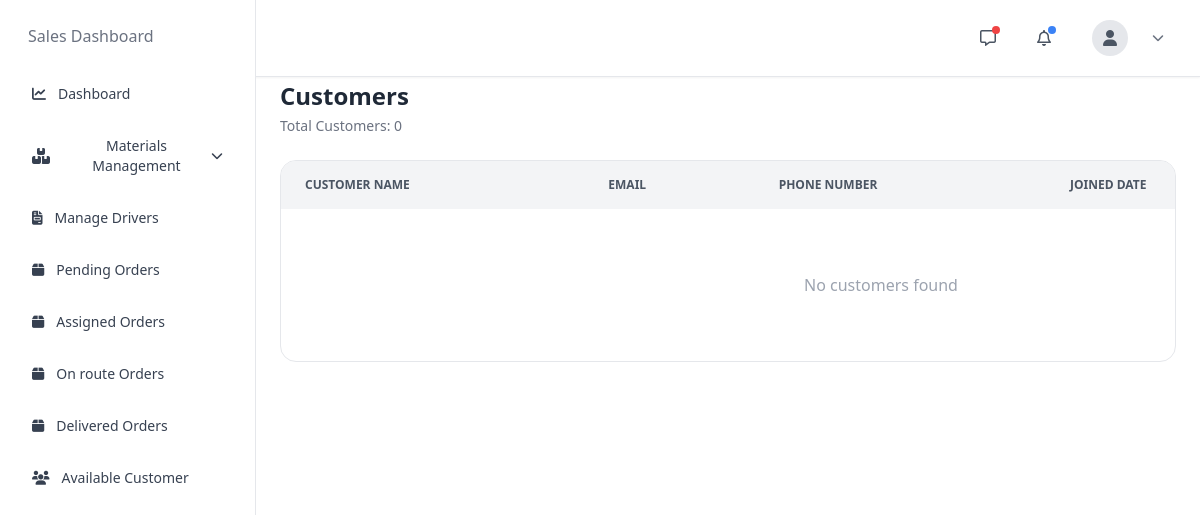
The app's page /reports/admin_customer_list, older data.
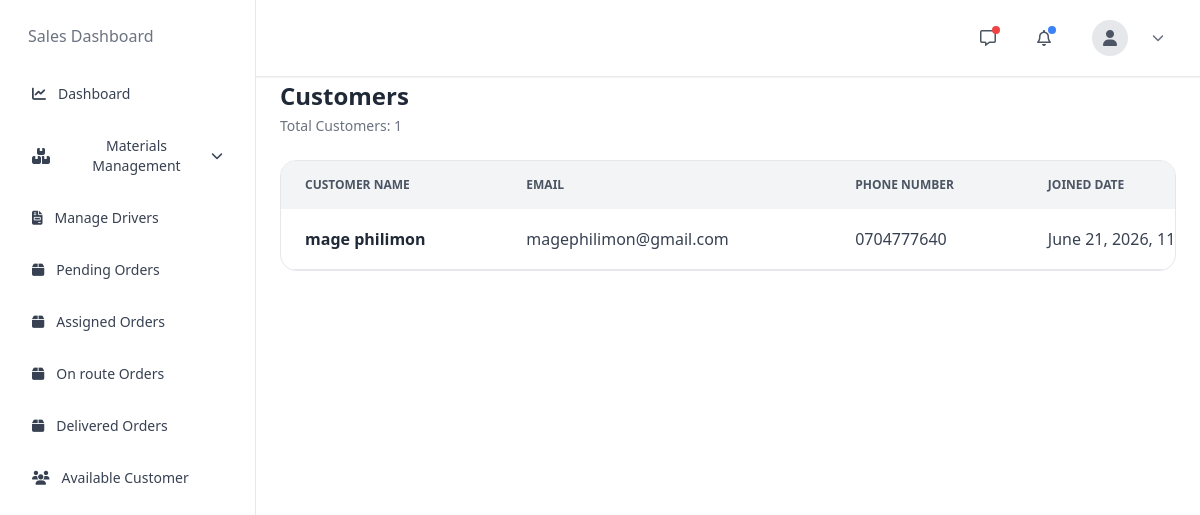
The same page, newer data.
### accounts/models.py (models this page shows)
class User(AbstractUser):
    username = None
    email = models.EmailField(unique=True)
    first_name = models.CharField(max_length=150)
    last_name = models.CharField(max_length=150)
    phone = models.CharField(max_length=20, blank=True, null=True)
    ROLE_CHOICES = (
        ('ADMIN', 'Admin'),
        ('CUSTOMER', 'Customer'),
        ('DRIVER', 'Driver'),
    )
    role = models.CharField(
        max_length=20,
        choices=ROLE_CHOICES,
        default='CUSTOMER'
    )
    license_number = models.CharField(max_length=100, blank=True, null=True)
    vehicle_number = models.CharField(max_length=100, blank=True, null=True)
    vehicle_name = models.CharField(
            max_length=150,
            blank=True,
            null=True
        )
    VEHICLE_TYPES = (
        ("TRUCK", "Truck"),
        ("PICKUP", "Pickup"),
        ("TRAILER", "Trailer"),
        ("VAN", "Van"),
        ("MOTORCYCLE", "Motorcycle"),
    )
    vehicle_type = models.CharField(
        max_length=30,
        choices=VEHICLE_TYPES,
        blank=True,
        null=True
    )
    vehicle_model = models.CharField(
        max_length=100,
        blank=True,
        null=True
    )
    vehicle_color = models.CharField(
        max_length=50,
        blank=True,
        null=True
    )
    vehicle_capacity = models.CharField(
        max_length=50,
        blank=True,
        null=True,
        help_text="Example: 5 Tons"
    )
    address = models.TextField(
        blank=True,
        null=True
    )
    is_available = models.BooleanField(default=True)
    is_verified = models.BooleanField(default=False)
    created_at = models.DateTimeField(auto_now_add=True)
    USERNAME_FIELD = 'email'
    REQUIRED_FIELDS = ['first_name', 'last_name']
    objects = CustomUserManager()

### reports/views.py (the view)
# urls.py: path('admin_customer_list', views.admin_customer_list, name='admin_customer_list'),
def admin_customer_list(request):
    customers = User.objects.filter(role='CUSTOMER').order_by('-created_at')
    total_customers = customers.count()
    recent_customers = User.objects.filter(
        role='CUSTOMER'
    ).order_by('-created_at')[:5]
    return render(request, 'manager/customer_list.html', {
        'customers': customers,
        'total_customers': total_customers,
        'recent_customers': recent_customers,
    })

### templates/manager/customer_list.html (shortened to what this page needs)
{% extends 'manager/base.html' %}
{% block content %}
{% include 'manager/nav.html' %}
{% include 'manager/sidebar.html' %}
<div class="sm:ml-64 min-h-screen pt-20 px-6 pb-10">
    <div class="flex flex-col md:flex-row md:items-center md:justify-between gap-4 mb-6">
        <div>
            <h1 class="text-2xl font-semibold text-gray-800">
                Customers
            </h1>
            <p class="text-sm text-gray-500 mt-1">
                Total Customers: {{ total_customers }}
            </p>
        </div>
    </div>
    <div class="bg-white border border-gray-200 rounded-2xl overflow-hidden">
        <div class="overflow-x-auto">
            <table class="w-full min-w-[1200px]">
                <thead class="bg-gray-100 text-xs uppercase text-gray-600">
                    <tr>
                        <th class="px-6 py-4 text-left">Customer Name</th>
                        <th class="px-6 py-4 text-left">Email</th>
                        <th class="px-6 py-4 text-left">Phone Number</th>
                        <th class="px-6 py-4 text-left">Joined Date</th>
                    </tr>
                </thead>
                <tbody>
                {% for customer in customers %}
                    <tr class="border-b hover:bg-gray-50">
                        <td class="px-6 py-4">
                            <p class="font-semibold text-gray-800">
                                {{ customer.first_name }} {{ customer.last_name }}
                            </p>
                        </td>
                        <td class="px-6 py-4 text-gray-700">
                            {{ customer.email }}
                        </td>
                        <td class="px-6 py-4 text-gray-700">
                            {{ customer.phone|default:"-" }}
                        </td>
                        <td class="px-6 py-4 text-gray-700">
                            {{ customer.created_at }}
                        </td>
                    </tr>
                {% empty %}
                    <tr>
                        <td colspan="7" class="text-center py-16 text-gray-400">
                            No customers found
                        </td>
                    </tr>
                {% endfor %}
                </tbody>
            </table>
        </div>
    </div>
</div>
{% endblock %}

Row changes from the older to the newer data that the page shows:
added User: first_name "mage", last_name "philimon", email "magephilimon@gmail.com", phone "0704777640", created_at "June 21, 2026,…"
Text that changed along with them:
{{ total_customers }}: "0" → "1"
text no longer shown: "No customers found"
